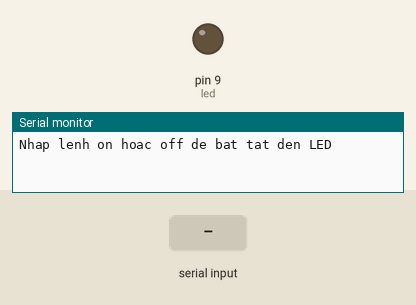
Simulated run of this sketch. Board: Arduino Uno, built with avr-gcc and run on an emulated ATmega328P. Parts: output pins drawn as LEDs (lit = HIGH), the last lines printed to the serial monitor. The test bench sets the inputs (shaded band).

Above: at 1.2 s.
1.3 s: "on\n" received over Serial
At 2.1 s:
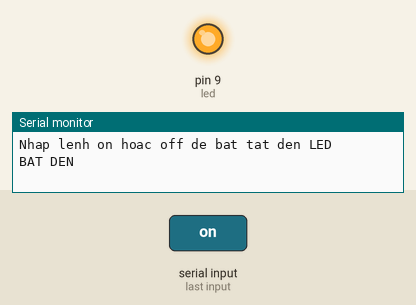
2.8 s: "off\n" received over Serial
At 3.3 s:
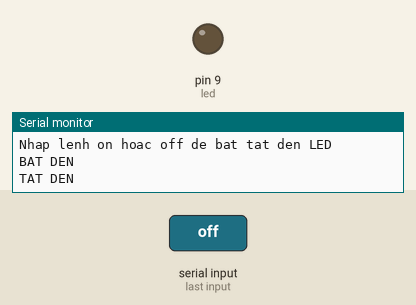
Timing chart, 0 to 5.8 s (numbered marks = the images above; inputs shaded):
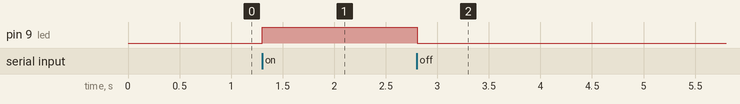

The sketch:

string.ino
```cpp
//Serial + String + led
#include <Arduino.h>
int led = 9;
String nhap_vao = ""; //Biến lưu lệnh nhập vào từ Serial Monitor
void setup() {
  Serial.begin(9600);
  pinMode(led, OUTPUT);
  // In ra Serial Monitor hướng dẫn người dùng nhập lệnh
  Serial.println("Nhap lenh on hoac off de bat tat den LED");
}
void loop() {
  if (Serial.available() > 0) {
    // Đọc lệnh từ Serial Monitor
    // \n là phím enter (phím xuong dòng) để kết thúc lệnh
    nhap_vao = Serial.readStringUntil('\n');
    nhap_vao.trim(); // Loại bỏ khoảng trắng thừa
    // Kiểm tra lệnh và điều khiển LED
    if (nhap_vao == "on") {
      digitalWrite(led, HIGH); // Bật LED
      Serial.println("BAT DEN");
    } else if (nhap_vao == "off") {
      digitalWrite(led, LOW); // Tắt LED
      Serial.println("TAT DEN");
    } else
    {
      Serial.println("Chi nhap on hoac off.");
    }
  }
}
```

Measured:
- after the input at 1.3 s, pin 9 (led): LOW → HIGH at once
- after the input at 2.8 s, pin 9 (led): HIGH → LOW at once
